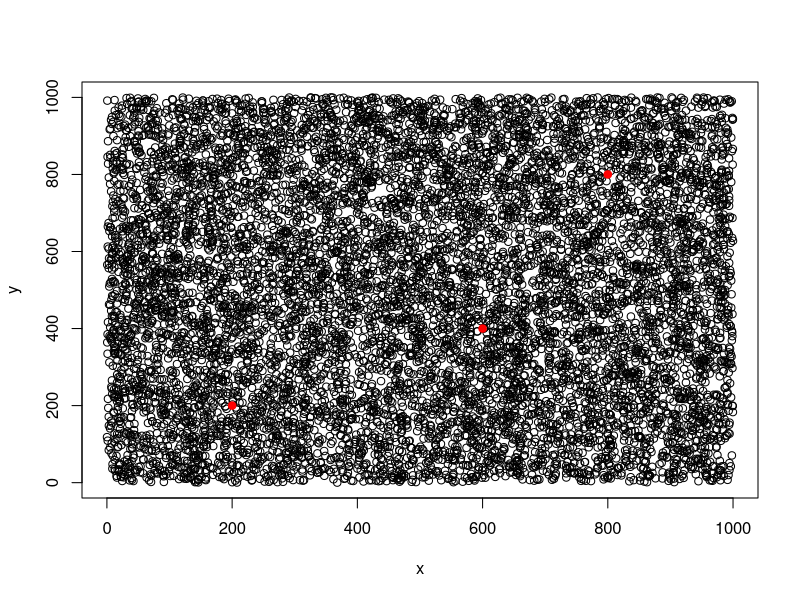
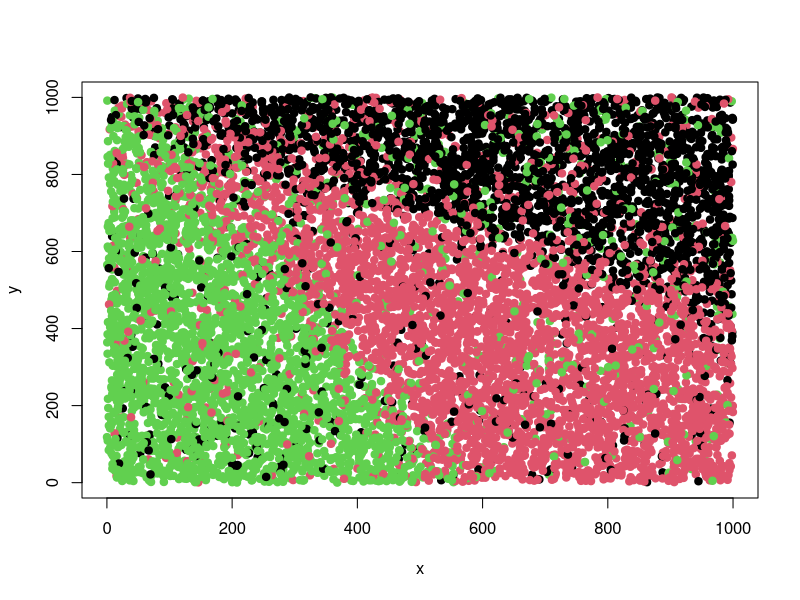
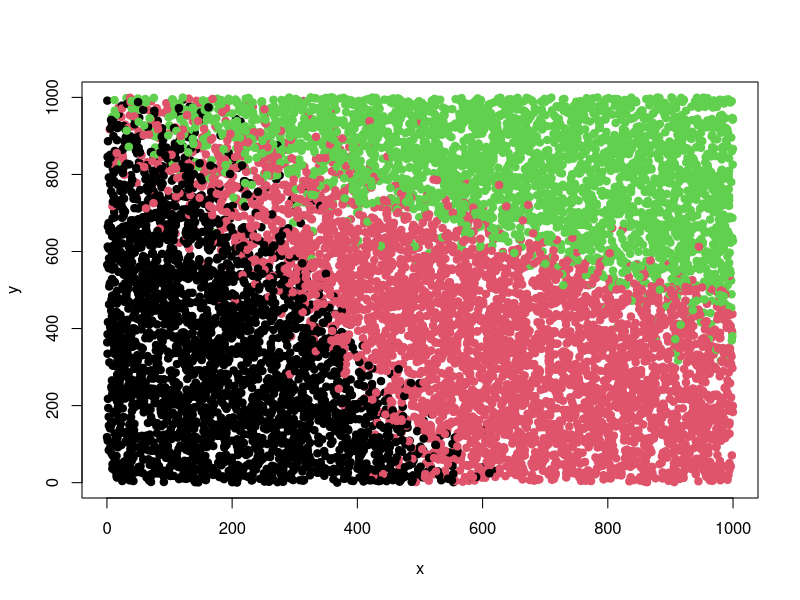

Here is the R script that generated these plots, in order: (Note: this script raises an error after producing the figures.)
rm(list=ls())
library('ggplot2')
set.seed(3)

#trees
ntrees=10000
coord=data.frame(x=runif(ntrees,min=0,max=1000),
                 y=runif(ntrees,min=0,max=1000))

#documents
ndoc=3
coord.doc=data.frame(x=c(200,600,800),
                     y=c(200,400,800))
plot(y~x,data=coord)
points(y~x,data=coord.doc,col='red',pch=19)

#theta for each doc
nclust=3
theta=matrix(c(0.05,0.05,0.9,
               0.05,0.9,0.05,
               0.8,0.1,0.1),ndoc,nclust,byrow=T)
theta.true=theta
# apply(theta,1,sum)

#phi for each cluster
nspp=50
tmp=rbeta(nspp*nclust,0.1,0.1)
ind=sample(1:(nspp*nclust),size=25)
tmp[ind]=4
tmp1=matrix(tmp,nclust,nspp)
phi=tmp1/apply(tmp1,1,sum)
phi.true=phi
# head(round(phi[,1:10],3))
# hist(phi[5,])

#get distance from each document to each tree
dist1=matrix(NA,ntrees,ndoc)
for (i in 1:ndoc){
  x2=(coord$x-coord.doc$x[i])^2
  y2=(coord$y-coord.doc$y[i])^2
  dist1[,i]=sqrt(x2+y2)
}

#get cluster membership for each tree
sig2=sig2.true=20
for (i in 1:ntrees){
  #which document?
  prob=exp(-(1/(2*sig2))*dist1[i,])
  tmp=rmultinom(1,size=1,prob=prob/sum(prob))
  ind=which(tmp==1)
  coord$omega[i]=ind
  
  #which cluster?
  tmp=rmultinom(1,size=1,prob=theta[ind,])
  ind=which(tmp==1)
  coord$psi[i]=ind
  
  #which species?
  tmp=rmultinom(1,size=1,prob=phi[ind,])
  ind=which(tmp==1)
  coord$spp[i]=ind
}

#spatial distribution of communities
plot(y~x,data=coord,col=coord$psi,pch=19)
plot(y~x,data=coord,col=coord$omega,pch=19)

#export results
setwd('U:\\GIT_models\\SpatLDA\\fake data')
# ind=which(colnames(coord)%in%c('psi','omega'))
# write.csv(coord[,-ind],'fake data.csv',row.names=F)
write.csv(coord,'fake data.csv',row.names=F)
#--------------------------------
#based on these settings, 
#what would a map of the probability of each cluster look like?
coord=expand.grid(x=seq(from=0,to=1000,by=10),
                  y=seq(from=0,to=1000,by=10))
ncoord=nrow(coord)

#get distances
dist1=matrix(NA,ncoord,ndoc)
for (i in 1:ndoc){
  x2=(coord$x-coord.doc$x[i])^2
  y2=(coord$y-coord.doc$y[i])^2
  dist1[,i]=sqrt(x2+y2)
}

#calculate probabilities
res=matrix(NA,ncoord,nclust)
for (i in 1:ncoord){
  tmp=exp(-(1/(2*sig2))*dist1[i,])
  delta=tmp/sum(tmp)
  for (j in 1:nclust){
    res[i,j]=sum(theta[,j]*delta)
  }
}

#create final data.frame with prob for each cluster
colnames(res)=paste0('c',1:nclust)
res1=as.data.frame(res)
coord1=cbind(coord,res1)

#plot results
library(gridExtra)
library(grid)
p1=ggplot() +
  geom_tile(data = coord1, alpha = 0.8,aes(x = x, y = y,fill = c1)) +
  scale_fill_gradient2(low = "cyan", mid = "red",high='purple',limits=c(0,1),midpoint=0.5) 
p2=ggplot() +
  geom_tile(data = coord1, alpha = 0.8,aes(x = x, y = y,fill = c2)) +
  scale_fill_gradient2(low = "cyan", mid = "red",high='purple',limits=c(0,1),midpoint=0.5) 
p3=ggplot() +
  geom_tile(data = coord1, alpha = 0.8,aes(x = x, y = y,fill = c3)) +
  scale_fill_gradient2(low = "cyan", mid = "red",high='purple',limits=c(0,1),midpoint=0.5) 
grid.arrange(p1, p2, p3,nrow = 1)
